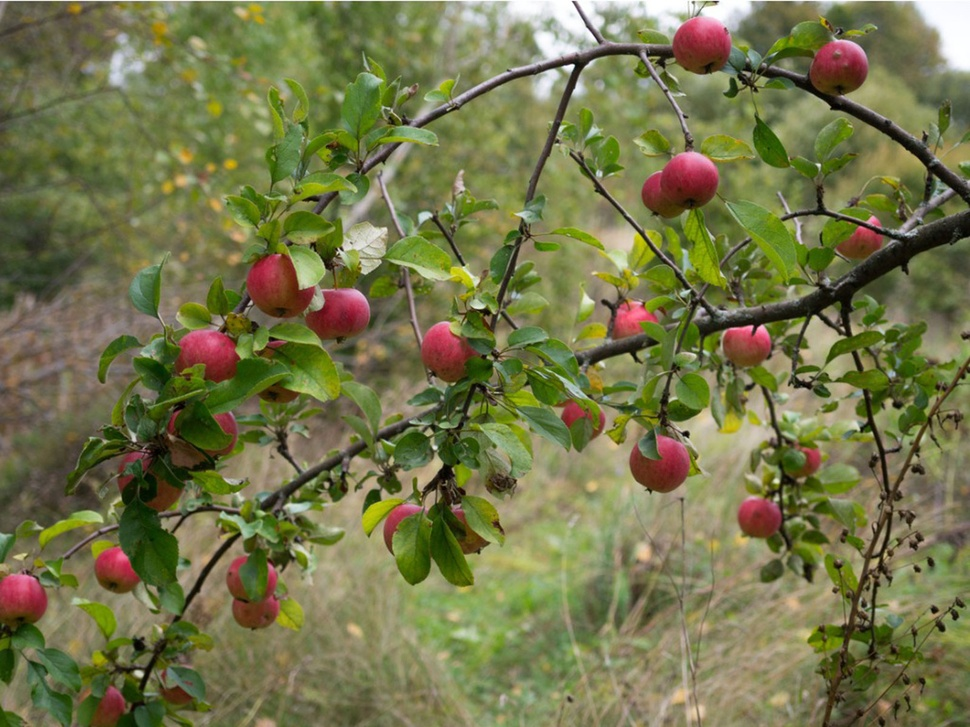
#> input picture Weekly projects/Week 1/appletree.jpg, 970 x 727 px, shrunk from 1600 x 1200 before the run
$ jupyter execute --allow-errors 'Weekly Project.ipynb'
#> lines starting #> are read from the running program, lines starting #| are printed output that depends on the picture; after the words box and inside, x2 and y2 are one past the last pixel; in counts of white or black regions, pixels touching at a corner belong together
# Weekly project part 1
    Using the image "appletree.jpg"
    A) Can you segment the apples from the tree?
    B) Can you get the computer to count how many there are?
        How close can you get there are 26.
    C) Can you change color of one of them?
    D) Can you segment the leaves?


# Weekly project part 2
    A) Remove the greenscreen and replace the background in "itssp.png"?
    B) Can improve the edge with erroding/dialating?

[cell 1]
import cv2
import numpy as np
import imutils
from matplotlib import pyplot as plt

[cell 2]
path = "appletree.jpg"

[cell 3]
bgr_img = cv2.imread(path)
#> bgr_img is the input picture: shape (727, 970, 3); mean B, G, R 74.3, 117, 116.1
b,g,r = cv2.split(bgr_img)       # get b,g,r
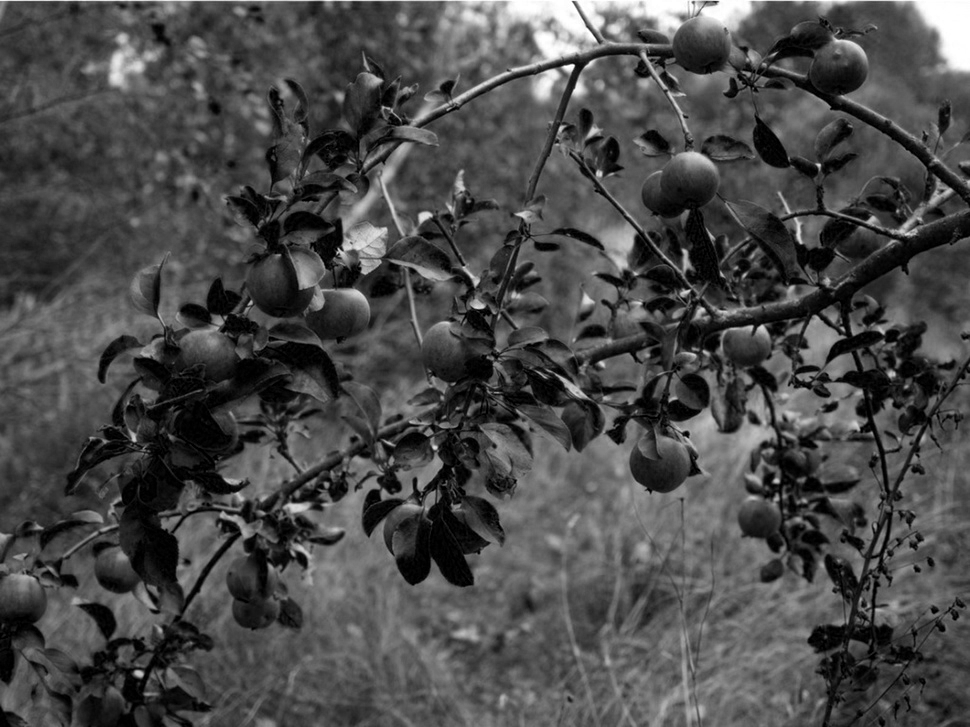
#> b: shape (727, 970); min 0, max 255, mean 74.3
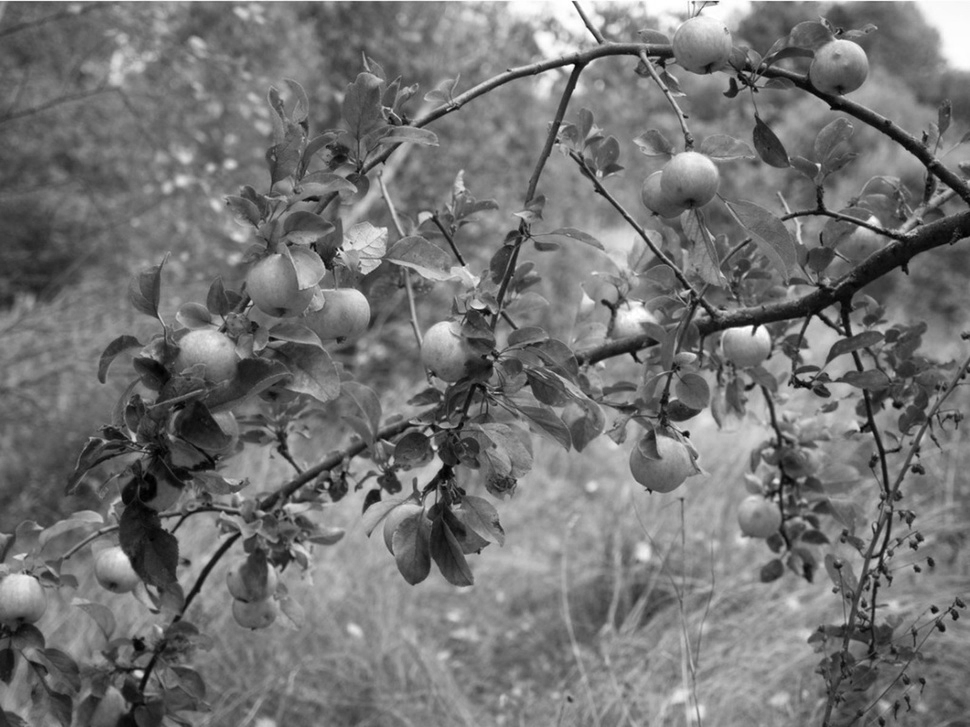
#> r: shape (727, 970); min 0, max 255, mean 116.1
image = cv2.merge([r,g,b])
plt.imshow(image)

[cell 4]
hsv = cv2.cvtColor(image, cv2.COLOR_RGB2HSV)
#> hsv: shape (727, 970, 3); mean H, S, V 36.3, 111.3, 123.9
plt.imshow(hsv)

[cell 5]
lower1 = np.array([160,40,40])
upper1 = np.array([180,255,255])

double_thresh1 = cv2.inRange(hsv, lower1, upper1)
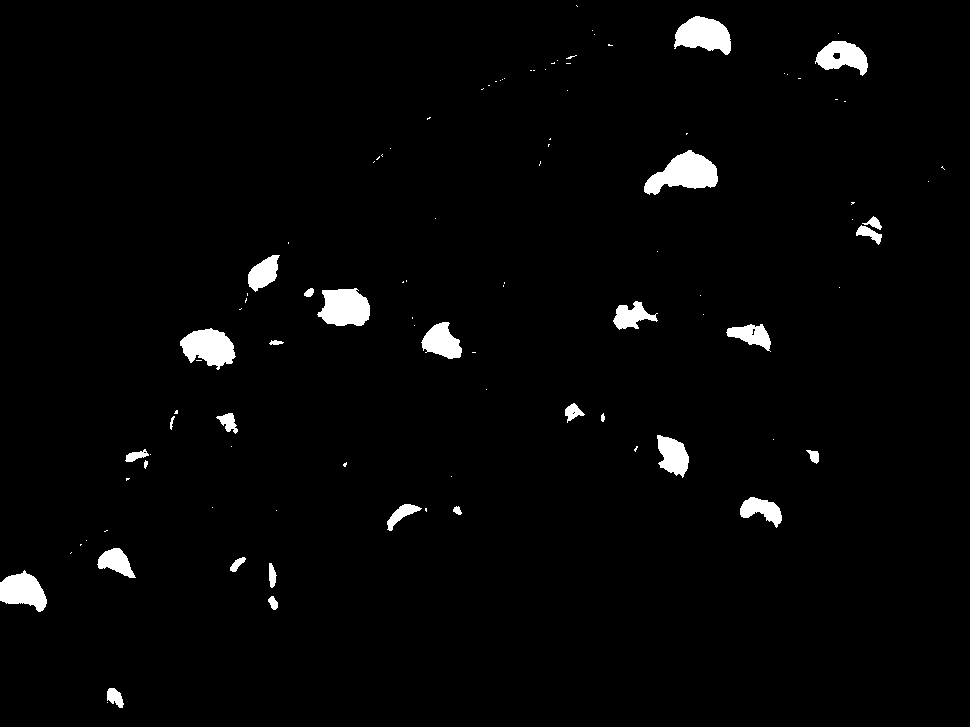
#> double_thresh1: shape (727, 970); 2.3% white; 101 white regions (71 under 20 px), largest, box (x1, y1, x2, y2) and area: (644, 150, 718, 195) 1885, (317, 288, 370, 326) 1550, (180, 328, 236, 370) 1511
no_red1 = cv2.bitwise_not(double_thresh1)

#thresh = cv2.threshold(gray, threshold, threshold_value, cv2.THRESH_BINARY_INV)[1]
plt.imshow(no_red1, cmap='gray')

[cell 6]
lower2 = np.array([0,40,40])
upper2 = np.array([10,255,255])

double_thresh2 = cv2.inRange(hsv, lower2, upper2)
#> double_thresh2: shape (727, 970); 2.3% white; 420 white regions (354 under 20 px), largest, box (x1, y1, x2, y2) and area: (245, 254, 316, 311) 1366, (630, 443, 690, 488) 1020, (417, 322, 479, 373) 892
no_red2 = cv2.bitwise_not(double_thresh2)

#thresh = cv2.threshold(gray, threshold, threshold_value, cv2.THRESH_BINARY_INV)[1]
plt.imshow(no_red2, cmap='gray')

[cell 7]
output = cv2.bitwise_and(no_red1, no_red2)
#> output: shape (727, 970); 95.4% white; 358 black regions (296 under 20 px), largest, box (x1, y1, x2, y2) and area: (642, 147, 719, 207) 2810, (306, 288, 371, 338) 2266, (177, 327, 240, 381) 2233
plt.imshow(output, cmap='gray')

[cell 8]
mask1 = output.copy()
mask1 = cv2.erode(mask1, None, iterations = 5)
#> mask1: shape (727, 970); 86.1% white; 123 black regions, largest, box (x1, y1, x2, y2) and area: (0, 291, 176, 395) 8621, (234, 237, 378, 345) 7931, (464, 25, 646, 181) 4538
plt.imshow(mask1, cmap = 'gray')

[cell 9]
mask2 = mask1.copy()
mask2 = cv2.dilate(mask2, None, iterations = 15)
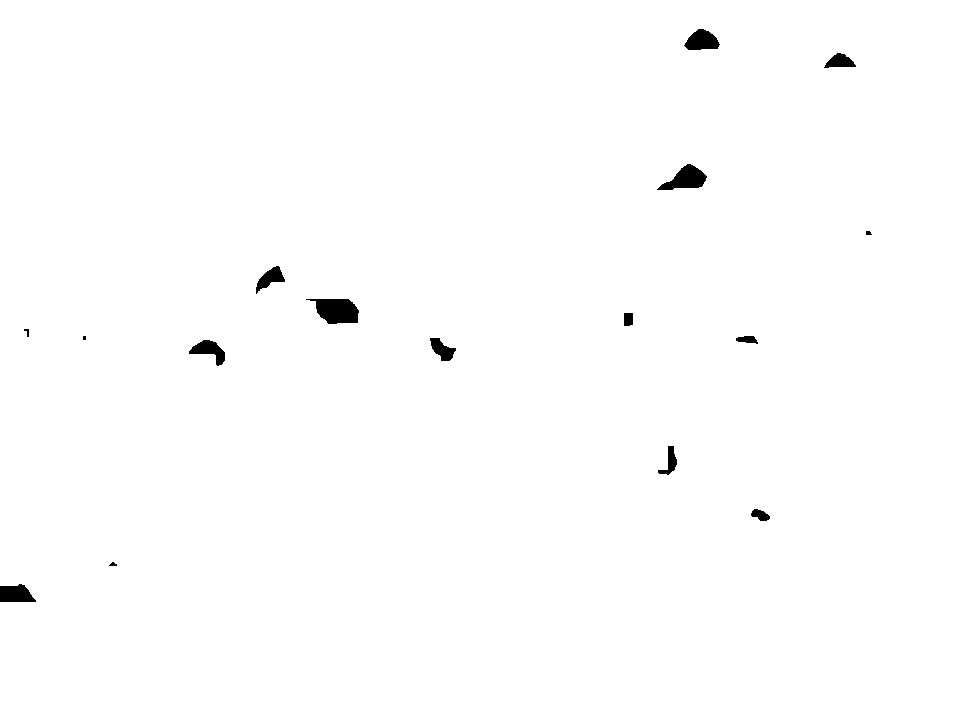
#> mask2: shape (727, 970); 99.3% white; 16 black regions (1 under 20 px), largest, box (x1, y1, x2, y2) and area: (306, 299, 359, 324) 922, (657, 164, 707, 190) 699, (684, 29, 720, 50) 525
plt.imshow(mask2, cmap = 'gray')

[cell 10]
yes_apple = cv2.bitwise_not(mask2)
#> yes_apple: shape (727, 970); 0.68% white; 16 white regions (1 under 20 px)
plt.imshow(yes_apple, cmap = 'gray')

[cell 11]
segment_apple = cv2.bitwise_and(image, image, mask=yes_apple)
plt.imshow(segment_apple)

[cell 12]
#thresh_image = segment_apple.astype(np.uint8)

cnts = cv2.findContours(yes_apple, cv2.RETR_EXTERNAL, cv2.CHAIN_APPROX_SIMPLE)
#> cnts = 16 contours, 4 with area under 20; largest, box (x1, y1, x2, y2) and area: (306, 299, 359, 324) 856, (657, 164, 707, 190) 645, (684, 29, 720, 50) 485, (0, 584, 36, 602) 457, (189, 340, 225, 366) 397
cnts = imutils.grab_contours(cnts)
output = image.copy()

[cell 13]
for c in cnts:
    # draw each contour on the output image with a 3px thick black outline
    cv2.drawContours(output, [c], -1, (0, 0, 0), 3)
#> this loop made 16 passes
#> c on pass 8: [[83, 336], [83, 339], [85, 339], [85, 336]]
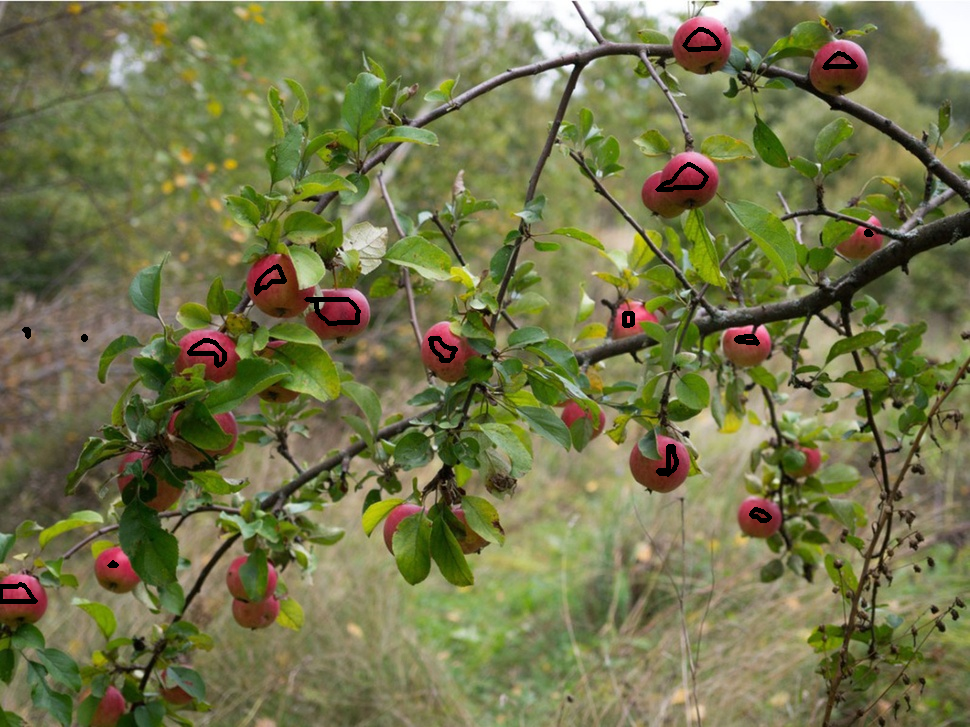
#> output: shape (727, 970, 3); mean R, G, B 115.1, 116.6, 73.9

plt.imshow(output)

[cell 14]
text = "I found {} objects!".format(len(cnts))
#> text = 'I found 16 objects!'
cv2.putText(output, text, (10, 150),  cv2.FONT_HERSHEY_SIMPLEX, 5, (155, 0, 155), 10)
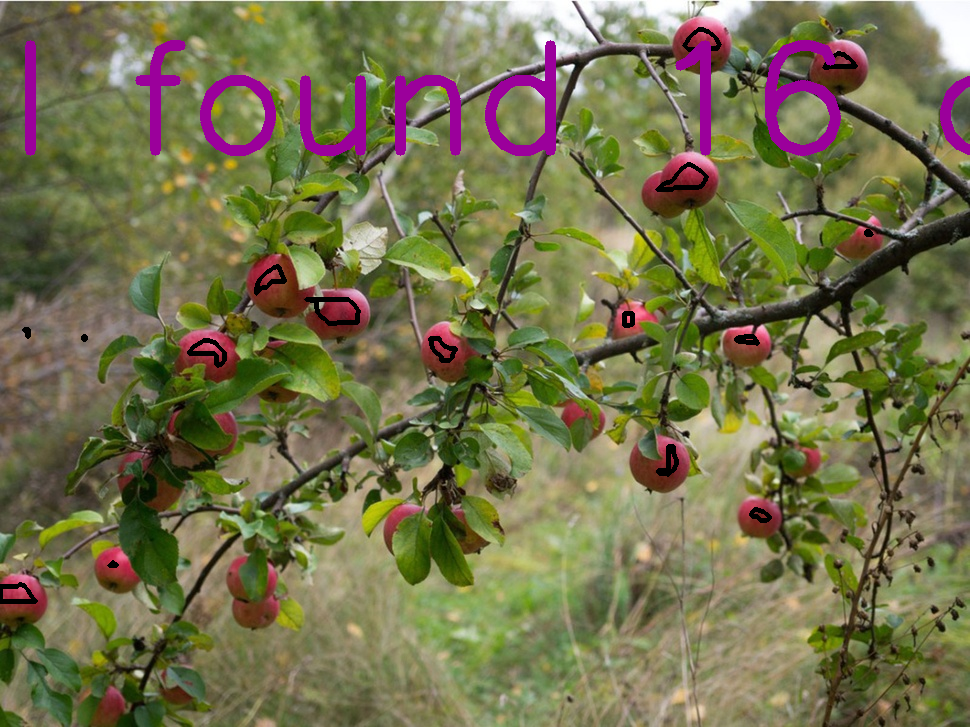
#> output: shape (727, 970, 3); 2.66% of pixels changed, all inside (x1, y1, x2, y2) = (25, 40, 970, 156)
plt.imshow(output)
